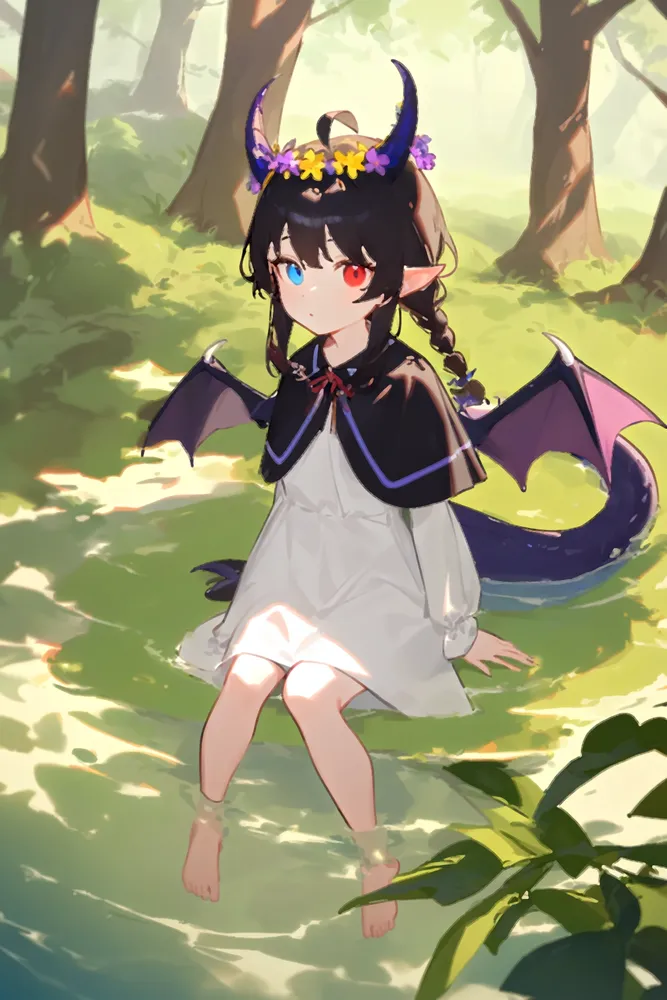
#> input picture img/dragon-girl-t1.webp, 667 x 1000 px, shrunk from 1254 x 1881 before the run
$ python -i color.py   (imports and definitions only)
#> lines starting #> are read from the running program, lines starting #| are printed output that depends on the picture
#> further down, picture is the input picture: shape (1000, 667, 3); mean B, G, R 117.6, 153.1, 154.8
import cv2
import numpy as np
from PIL import Image


# [89 lines left out: functions match_color, wavelet_colorfix, wavelet_decomposition, wavelet_blur, color_styling, weighted_kmeans and 1 more, not called in this run]


def maxcover(image, colors=32):
#> called with colors = 32
    img = cv2.cvtColor(image, cv2.COLOR_BGR2RGB)
    img_pil = Image.fromarray(img)
    img_quant = img_pil.quantize(colors, 1, kmeans=colors).convert("RGB")
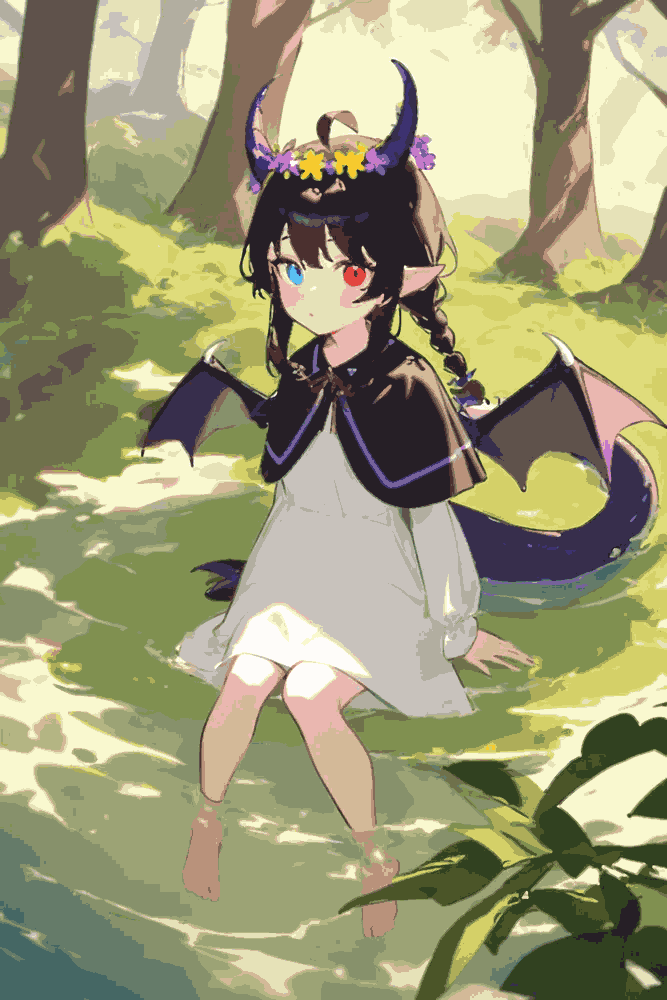
#> img_quant: PIL image 667x1000 RGB; mean R, G, B 154.9, 153.2, 117.5
    return cv2.cvtColor(np.array(img_quant), cv2.COLOR_RGB2BGR)
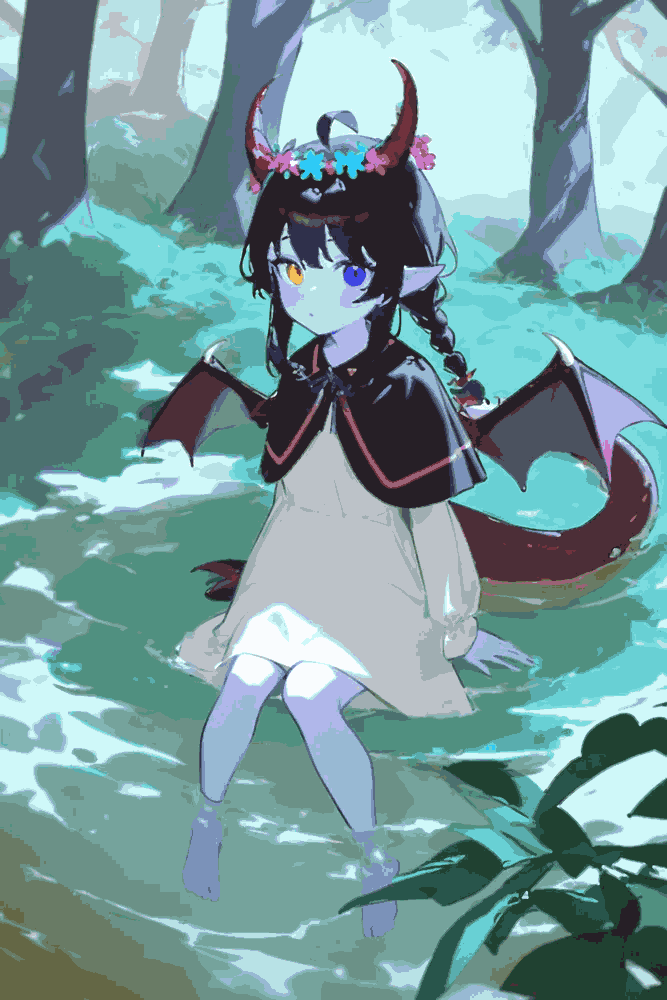
#> returned value: shape (1000, 667, 3); mean R, G, B 117.5, 153.2, 154.9


# [11 lines left out: function color_quant, not called in this run]

>>> import cv2
>>> picture = cv2.imread('../../img/dragon-girl-t1.webp')
>>> result = maxcover(picture)

$ run again, on img/fox-girl.webp
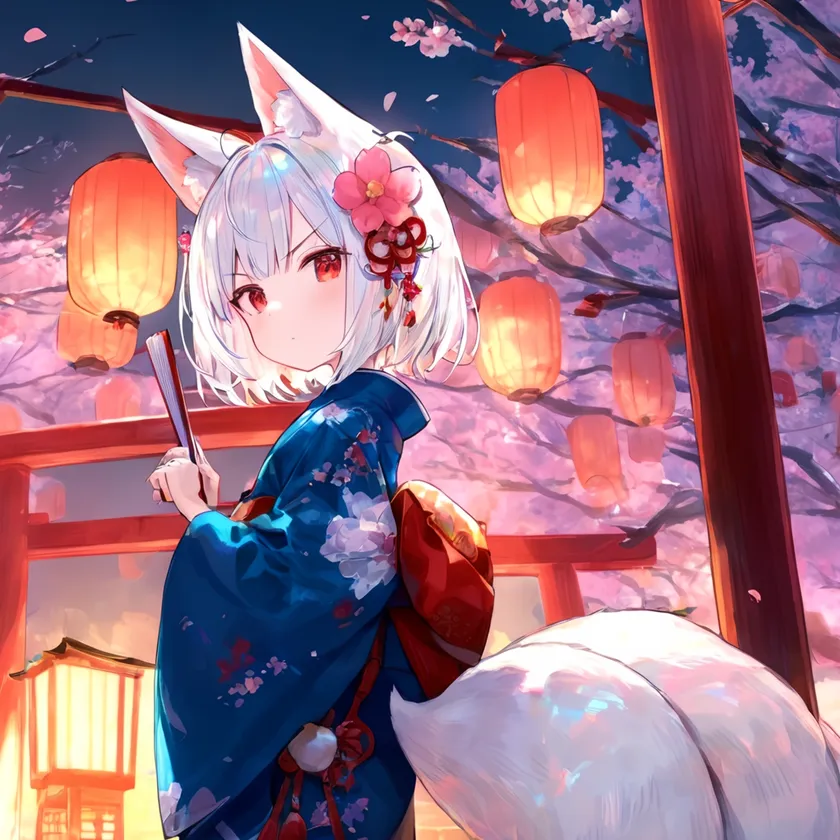
#> input picture img/fox-girl.webp, 840 x 840 px, shrunk from 1936 x 1936 before the run
#> picture is the input picture: shape (840, 840, 3); mean B, G, R 129.4, 111.1, 150.4
#> in maxcover, `img_quant = img_pil.quantize(colors, 1, kmeans=colors).convert("RGB")`:
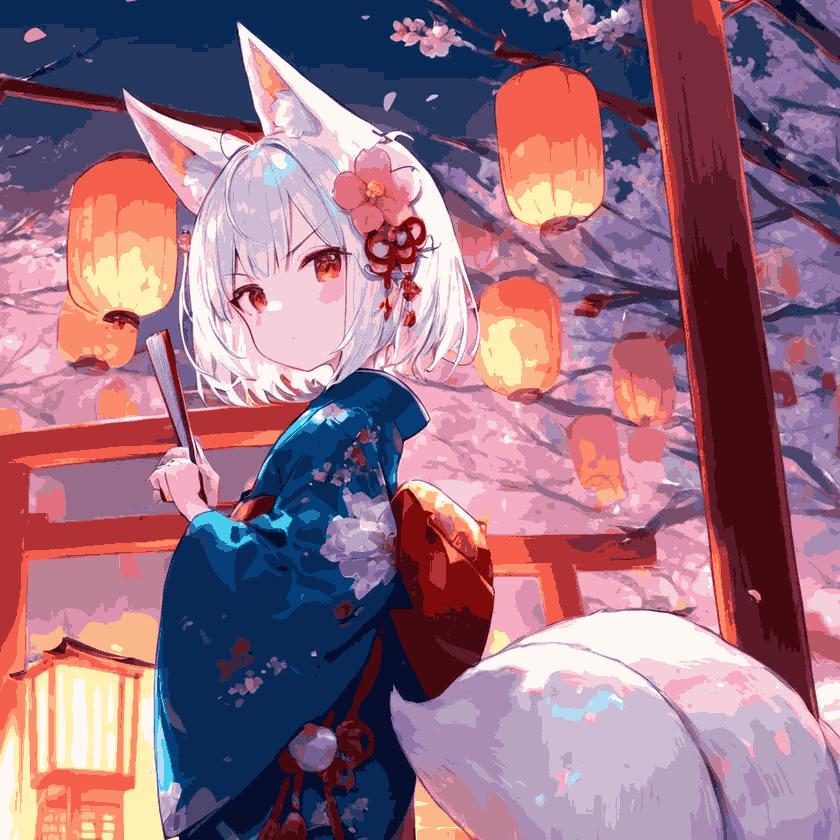
#> img_quant: PIL image 840x840 RGB; mean R, G, B 150.4, 111.1, 129.3
#> in maxcover, `return cv2.cvtColor(np.array(img_quant), cv2.COLOR_RGB2BGR)`:
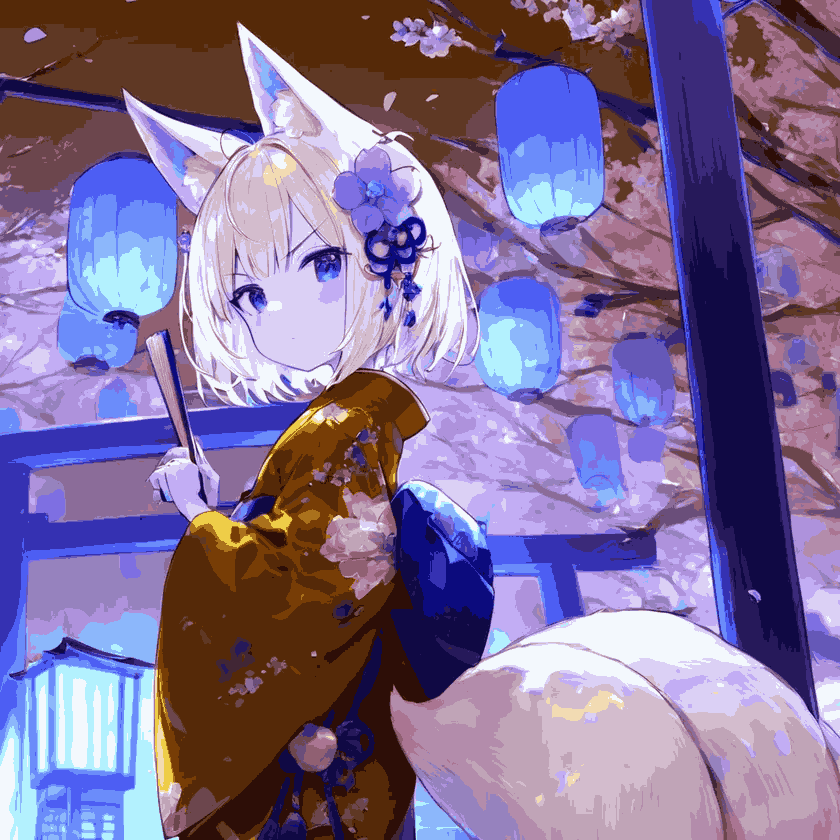
#> returned value: shape (840, 840, 3); mean R, G, B 129.3, 111.1, 150.4
